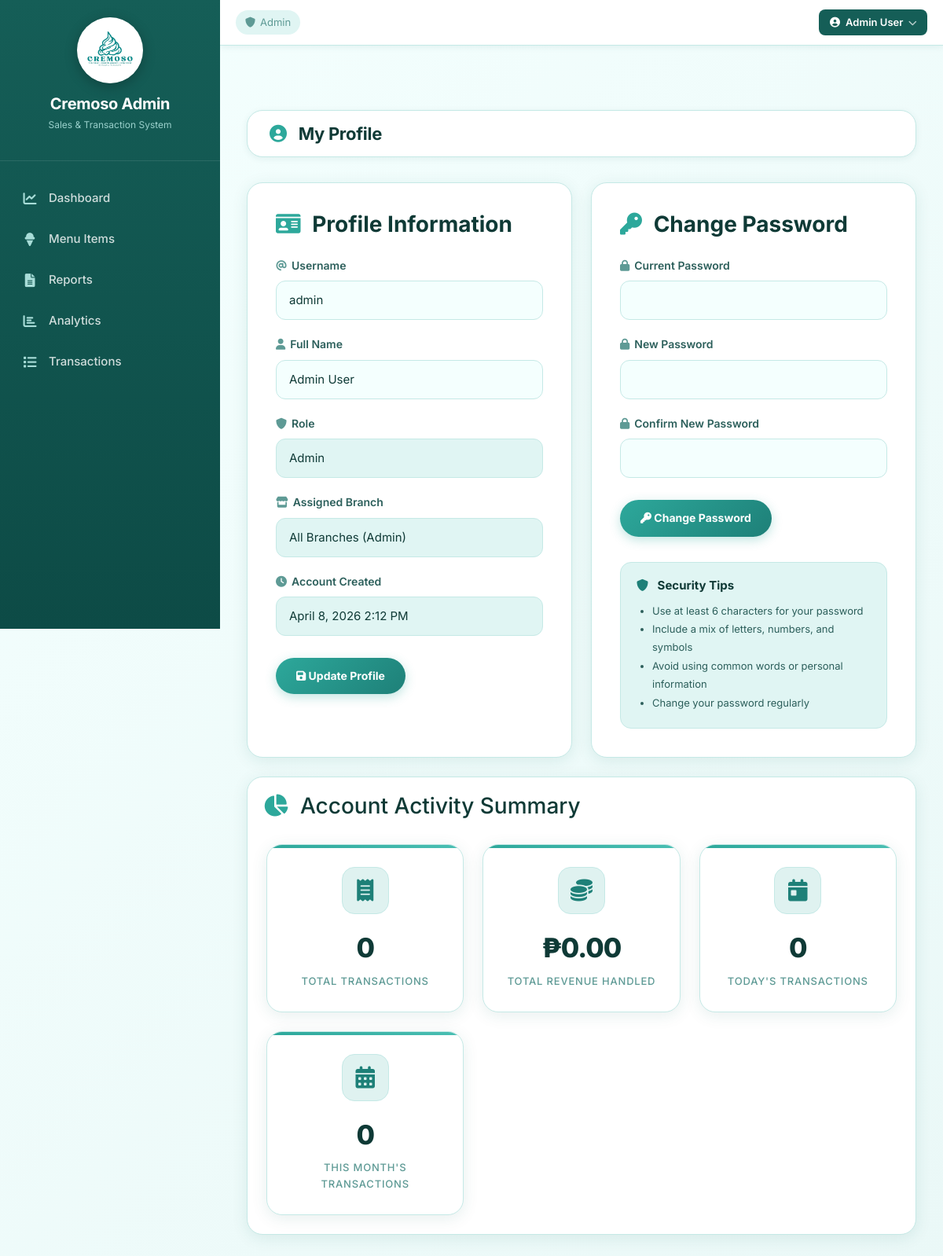
Screenshot of /admin/profile.php (signed in) with the database file from the repository.
### tables this page shows
CREATE TABLE IF NOT EXISTS users (
    user_id INT PRIMARY KEY AUTO_INCREMENT,
    username VARCHAR(50) UNIQUE NOT NULL,
    fullname VARCHAR(100) NOT NULL,
    password VARCHAR(255) NOT NULL,
    role ENUM('admin','staff') NOT NULL,
    branch_id INT NULL,
    is_confirmed BOOLEAN DEFAULT FALSE COMMENT 'Staff accounts need admin approval',
    is_active BOOLEAN DEFAULT TRUE,
    created_at TIMESTAMP DEFAULT CURRENT_TIMESTAMP,
    FOREIGN KEY (branch_id) REFERENCES branches(branch_id) ON DELETE SET NULL
);

### admin/profile.php (the view, shortened to what this page needs)
<?php
require_once __DIR__ . '/../includes/auth.php';
$stmt = $pdo->prepare("SELECT u.*, b.branch_name FROM users u LEFT JOIN branches b ON u.branch_id = b.branch_id WHERE u.user_id = ?");
$stmt->execute([$_SESSION['user_id']]);
$user = $stmt->fetch();
?>
<?php include __DIR__ . '/../includes/header.php'; ?>
<?php include __DIR__ . '/../includes/sidebar_admin.php'; ?>
<?php include __DIR__ . '/../includes/topnav_admin.php'; ?>
<div class="main-content">
    <div class="page-header">
        <h1><i class="fas fa-user-circle"></i> My Profile</h1>
    </div>
    <div class="profile-two-column">
        <div class="profile-card" style="max-width: 100%;">
            <h3 style="color: var(--text-dark); margin-bottom: 24px; font-weight: 700;">
                <i class="fas fa-id-card" style="color: var(--primary); margin-right: 8px;"></i>
                Profile Information
            </h3>
            <form method="POST" action="">
                <div class="form-group">
                    <label for="username"><i class="fas fa-at" style="color: var(--text-muted); margin-right: 6px;"></i>Username</label>
                    <input type="text" id="username" name="username" value="<?= htmlspecialchars($user['username']) ?>" required>
                </div>
                <div class="form-group">
                    <label for="fullname"><i class="fas fa-user" style="color: var(--text-muted); margin-right: 6px;"></i>Full Name</label>
                    <input type="text" id="fullname" name="fullname" value="<?= htmlspecialchars($user['fullname']) ?>" required>
                </div>
                <div class="form-group">
                    <label><i class="fas fa-shield-alt" style="color: var(--text-muted); margin-right: 6px;"></i>Role</label>
                    <input type="text" value="<?= ucfirst($user['role']) ?>" disabled style="background: var(--primary-pale); cursor: not-allowed;">
                </div>
                <div class="form-group">
                    <label><i class="fas fa-store" style="color: var(--text-muted); margin-right: 6px;"></i>Assigned Branch</label>
                    <input type="text" value="<?= $user['branch_name'] ? htmlspecialchars($user['branch_name']) : 'All Branches (Admin)' ?>" disabled style="background: var(--primary-pale); cursor: not-allowed;">
                </div>
                <div class="form-group">
                    <label><i class="fas fa-clock" style="color: var(--text-muted); margin-right: 6px;"></i>Account Created</label>
                    <input type="text" value="<?= date('F j, Y g:i A', strtotime($user['created_at'])) ?>" disabled style="background: var(--primary-pale); cursor: not-allowed;">
                </div>
                <div style="display: flex; gap: 12px; margin-top: 28px;">
                    <button type="submit" name="update_profile" class="btn-primary">
                        <i class="fas fa-save"></i> Update Profile
                    </button>
                </div>
            </form>
        </div>
        <div class="profile-card" style="max-width: 100%;">
            <h3 style="color: var(--text-dark); margin-bottom: 24px; font-weight: 700;">
                <i class="fas fa-key" style="color: var(--primary); margin-right: 8px;"></i>
                Change Password
            </h3>
            <form method="POST" action="">
                <div class="form-group">
                    <label for="current_password"><i class="fas fa-lock" style="color: var(--text-muted); margin-right: 6px;"></i>Current Password</label>
                    <input type="password" id="current_password" name="current_password" required>
                </div>
                <div class="form-group">
                    <label for="new_password"><i class="fas fa-lock" style="color: var(--text-muted); margin-right: 6px;"></i>New Password</label>
                    <input type="password" id="new_password" name="new_password" minlength="6" required>
                </div>
                <div class="form-group">
                    <label for="confirm_password"><i class="fas fa-lock" style="color: var(--text-muted); margin-right: 6px;"></i>Confirm New Password</label>
                    <input type="password" id="confirm_password" name="confirm_password" minlength="6" required>
                </div>
                <div style="display: flex; gap: 12px; margin-top: 28px;">
                    <button type="submit" name="change_password" class="btn-primary">
                        <i class="fas fa-key"></i> Change Password
                    </button>
                </div>
            </form>
            <div style="margin-top: 32px; padding: 20px; background: var(--primary-pale); border-radius: 14px; border: 1px solid var(--border);">
                <h4 style="color: var(--text-dark); margin-bottom: 12px; font-size: 15px; font-weight: 700;">
                    <i class="fas fa-shield-alt" style="color: var(--primary-dark); margin-right: 8px;"></i>
                    Security Tips
                </h4>
                <ul style="color: var(--text-body); font-size: 13px; line-height: 1.8; margin: 0; padding-left: 20px;">
                    <li>Use at least 6 characters for your password</li>
                    <li>Include a mix of letters, numbers, and symbols</li>
                    <li>Avoid using common words or personal information</li>
                    <li>Change your password regularly</li>
                </ul>
            </div>
        </div>
    </div>
    <div class="data-table" style="margin-top: 24px;">
        <h3 style="padding: 20px 20px 0; color: var(--text-dark);">
            <i class="fas fa-chart-pie" style="color: var(--primary); margin-right: 8px;"></i>
            Account Activity Summary
        </h3>
        <div style="padding: 24px;">
            <?php
            $totalTransactions = $pdo->query("SELECT COUNT(*) FROM transactions WHERE user_id = {$_SESSION['user_id']}")->fetchColumn();
            $totalRevenue = $pdo->query("SELECT COALESCE(SUM(total_amount), 0) FROM transactions WHERE user_id = {$_SESSION['user_id']}")->fetchColumn();
            $todayTransactions = $pdo->query("SELECT COUNT(*) FROM transactions WHERE user_id = {$_SESSION['user_id']} AND DATE(transaction_date) = CURDATE()")->fetchColumn();
            $monthTransactions = $pdo->query("SELECT COUNT(*) FROM transactions WHERE user_id = {$_SESSION['user_id']} AND MONTH(transaction_date) = MONTH(CURDATE()) AND YEAR(transaction_date) = YEAR(CURDATE())")->fetchColumn();
            ?>
            <div class="stats-grid" style="margin-bottom: 0;">
                <div class="stat-card">
                    <div class="stat-icon"><i class="fas fa-receipt"></i></div>
                    <div class="stat-value"><?= number_format($totalTransactions) ?></div>
                    <div class="stat-label">Total Transactions</div>
                </div>
                <div class="stat-card">
                    <div class="stat-icon"><i class="fas fa-coins"></i></div>
                    <div class="stat-value">₱<?= number_format($totalRevenue, 2) ?></div>
                    <div class="stat-label">Total Revenue Handled</div>
                </div>
                <div class="stat-card">
                    <div class="stat-icon"><i class="fas fa-calendar-day"></i></div>
                    <div class="stat-value"><?= number_format($todayTransactions) ?></div>
                    <div class="stat-label">Today's Transactions</div>
                </div>
                <div class="stat-card">
                    <div class="stat-icon"><i class="fas fa-calendar-alt"></i></div>
                    <div class="stat-value"><?= number_format($monthTransactions) ?></div>
                    <div class="stat-label">This Month's Transactions</div>
                </div>
            </div>
        </div>
    </div>
</div>
<?php include __DIR__ . '/../includes/footer.php'; ?>

### assets/css/style.css (style rules this page uses)
:root { --primary: #2DA89B; --primary-dark: #1E8078; --primary-darker: #155E57; --primary-light: #4ABFB3; --primary-soft: #A8DDD8; --primary-pale: #E0F5F3; --primary-muted: rgba(45, 168, 155, 0.15); --white: #FFFFFF; --surface: #F4FFFE; --surface-2: #EAF8F7; --border: #C5E9E6; --text-dark: #0F3A36; --text-body: #2C5F5B; --text-muted: #5E9A95; --success: #10B981; --success-dark: #059669; --success-pale: #D1FAE5; --error: #EF4444; --error-dark: #DC2626; --error-pale: #FEE2E2; --warning: #F59E0B; --warning-dark: #D97706; --warning-pale: #FEF3C7; --info: #3B82F6; --info-dark: #2563EB; --info-pale: #DBEAFE; --shadow: 0 4px 20px rgba(21, 94, 87, 0.10); --shadow-hover: 0 8px 32px rgba(21, 94, 87, 0.18); --shadow-sm: 0 2px 8px rgba(21, 94, 87, 0.08); }
*, *::before, *::after { margin: 0; padding: 0; box-sizing: border-box; }
html { scroll-behavior: smooth; }
body { font-family: 'Inter', -apple-system, BlinkMacSystemFont, 'Segoe UI', sans-serif; background: linear-gradient(135deg, var(--surface) 0%, var(--surface-2) 100%); min-height: 100vh; color: var(--text-body); line-height: 1.6; padding-top: 58px; }
.main-content { margin-left: 280px; padding: calc(58px + 24px) 34px 28px; min-height: 100vh; transition: margin 0.3s; }
.page-header { display: flex; justify-content: space-between; align-items: center; margin-bottom: 32px; flex-wrap: wrap; gap: 16px; background: var(--white); padding: 16px 28px; border-radius: 20px; box-shadow: var(--shadow-sm); border: 1px solid var(--border); }
.page-header h1 { font-size: 22px; color: var(--text-dark); font-weight: 700; margin: 0; letter-spacing: -0.3px; }
.page-header h1 i { color: var(--primary); margin-right: 10px; }
.stats-grid { display: grid; grid-template-columns: repeat(auto-fit, minmax(240px, 1fr)); gap: 24px; margin-bottom: 32px; }
.stat-card { background: var(--white); border-radius: 20px; padding: 28px 24px; box-shadow: var(--shadow); transition: transform 0.2s, box-shadow 0.2s; border: 1px solid var(--border); text-align: center; position: relative; overflow: hidden; }
.stat-card::before { content: ''; position: absolute; top: 0; left: 0; right: 0; height: 4px; background: linear-gradient(90deg, var(--primary), var(--primary-light)); border-radius: 20px 20px 0 0; }
.stat-card .stat-icon { width: 60px; height: 60px; background: var(--primary-muted); border-radius: 16px; display: flex; align-items: center; justify-content: center; margin: 0 auto 16px auto; border: 1px solid var(--border); }
.stat-card .stat-icon i { font-size: 28px; color: var(--primary-dark); }
.stat-card .stat-value { font-size: 34px; font-weight: 800; color: var(--text-dark); margin-bottom: 4px; letter-spacing: -1px; }
.stat-card .stat-label { color: var(--text-muted); font-size: 13px; font-weight: 500; text-transform: uppercase; letter-spacing: 0.8px; }
.data-table { background: var(--white); border-radius: 20px; overflow-x: auto; box-shadow: var(--shadow); border: 1px solid var(--border); }
.profile-card { background: var(--white); border-radius: 20px; padding: 36px; box-shadow: var(--shadow); max-width: 620px; border: 1px solid var(--border); }
.form-group { margin-bottom: 20px; }
.form-group label { display: block; margin-bottom: 8px; color: var(--text-body); font-size: 14px; font-weight: 600; }
.form-group input, .form-group select, .form-group textarea { width: 100%; padding: 12px 16px; border: 1.5px solid var(--border); border-radius: 12px; font-size: 15px; font-family: inherit; background: var(--surface); color: var(--text-dark); transition: all 0.25s; }
.btn-primary { background: linear-gradient(135deg, var(--primary) 0%, var(--primary-dark) 100%); color: white; border: none; padding: 12px 26px; border-radius: 40px; font-weight: 700; font-family: inherit; font-size: 14px; cursor: pointer; transition: all 0.25s; text-decoration: none; display: inline-block; box-shadow: 0 4px 14px rgba(45, 168, 155, 0.30); }
.profile-two-column { display: grid; grid-template-columns: 1fr 1fr; gap: 24px; margin-top: 8px; }
.data-table { margin-bottom: 20px; }

### rows the page displays
users: username "admin", fullname "Admin User", role "Admin", created_at "April 8, 2026 2:12 PM"

### other values shown
$_SESSION['fullname'] "Admin User"
$totalTransactions "0"
$totalRevenue "0.00"
$todayTransactions "0"
$monthTransactions "0"
